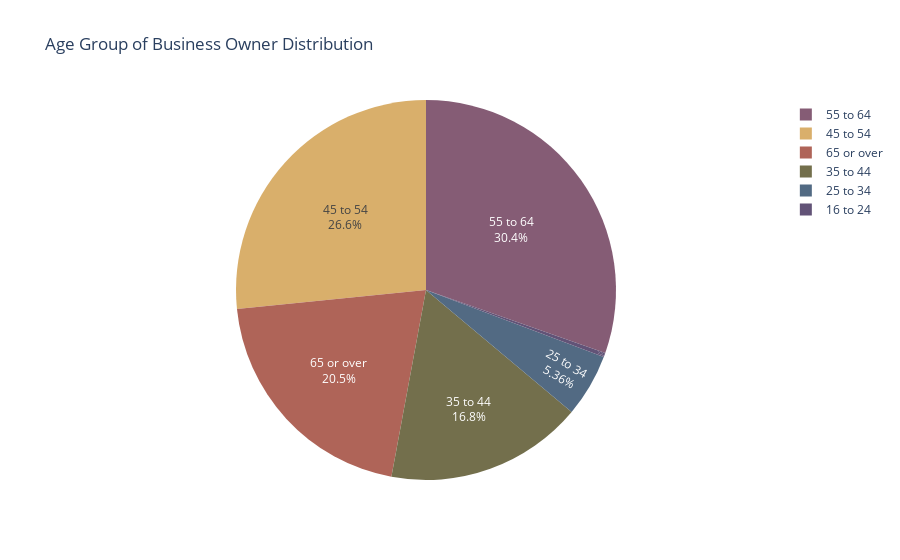

The notebook cell this image was saved under:
### Code cell
fig = px.pie(df_2018_noSStot, values = 'NumFirms', names = 'AgeGroup',
 title='Age Group of Business Owner Distribution',
             hover_data=['AgeGroup'],labels ={'AgeGroup':'Age Group','NumFirms':'# of Firms'},color_discrete_sequence= px.colors.qualitative.Antique)
fig.update_traces(textposition='inside', textinfo='percent+label')
fig.show()

### Figure 1 — Plotly figure (JSON) as saved in the notebook; plotly's stock layout.template omitted (floating-point values rounded to 4 significant figures; data arrays with more than 128 entries replaced by an {"elided": "..."} marker saying what was removed)
{"data": [{"customdata": {"elided": "1592x1 str values"}, "domain": {"x": [0, 1], "y": [0, 1]}, "hovertemplate": "Age Group=%{customdata[0]}<br># of Firms=%{value}<extra></extra>", "labels": {"elided": "1592 str values"}, "legendgroup": "", "name": "", "showlegend": true, "textinfo": "percent+label", "textposition": "inside", "type": "pie", "values": {"elided": "1592 int values"}}], "layout": {"legend": {"tracegroupgap": 0}, "piecolorway": ["rgb(133, 92, 117)", "rgb(217, 175, 107)", "rgb(175, 100, 88)", "rgb(115, 111, 76)", "rgb(82, 106, 131)", "rgb(98, 83, 119)", "rgb(104, 133, 92)", "rgb(156, 156, 94)", "rgb(160, 97, 119)", "rgb(140, 120, 93)", "rgb(124, 124, 124)"], "title": {"text": "Age Group of Business Owner Distribution"}}}
